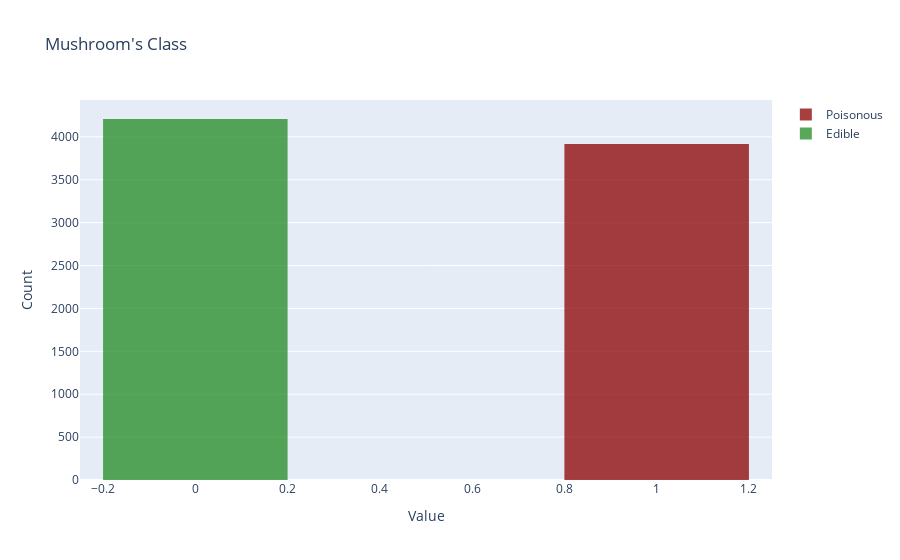

Notebook code cell kept with this figure:
### Code cell
fig = go.Figure()
fig.add_traces(go.Histogram(x = x0['class'], name='Poisonous', xbins = dict(size=0.5),
                            marker_color='darkred', opacity=0.75))
fig.add_traces(go.Histogram(x = x1['class'], name='Edible', xbins = dict(size=0.5),
                            marker_color='forestgreen', opacity=0.75))
fig.update_layout(title_text="Mushroom's Class", xaxis_title_text='Value', yaxis_title_text='Count')
fig.show()

### Figure 1 — Plotly figure (JSON) as saved in the notebook; plotly's stock layout.template omitted (floating-point values rounded to 4 significant figures; data arrays with more than 128 entries replaced by an {"elided": "..."} marker saying what was removed)
{"data": [{"marker": {"color": "darkred"}, "name": "Poisonous", "opacity": 0.75, "type": "histogram", "x": {"elided": "3916 int values"}, "xbins": {"size": 0.5}}, {"marker": {"color": "forestgreen"}, "name": "Edible", "opacity": 0.75, "type": "histogram", "x": {"elided": "4208 int values"}, "xbins": {"size": 0.5}}], "layout": {"title": {"text": "Mushroom's Class"}, "xaxis": {"title": {"text": "Value"}}, "yaxis": {"title": {"text": "Count"}}}}
